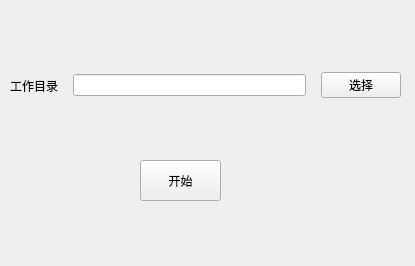
<?xml version="1.0" encoding="UTF-8"?>
<ui version="4.0">
 <class>MainWindow</class>
 <widget class="QMainWindow" name="MainWindow">
  <property name="geometry">
   <rect>
    <x>0</x>
    <y>0</y>
    <width>415</width>
    <height>266</height>
   </rect>
  </property>
  <property name="windowTitle">
   <string>pyuic</string>
  </property>
  <widget class="QWidget" name="centralwidget">
   <widget class="QWidget" name="horizontalLayoutWidget">
    <property name="geometry">
     <rect>
      <x>10</x>
      <y>60</y>
      <width>391</width>
      <height>51</height>
     </rect>
    </property>
    <layout class="QHBoxLayout" name="horizontalLayout">
     <property name="spacing">
      <number>15</number>
     </property>
     <item>
      <widget class="QLabel" name="label">
       <property name="text">
        <string>工作目录</string>
       </property>
      </widget>
     </item>
     <item>
      <widget class="QLineEdit" name="work_dir">
       <property name="echoMode">
        <enum>QLineEdit::Normal</enum>
       </property>
       <property name="readOnly">
        <bool>false</bool>
       </property>
      </widget>
     </item>
     <item>
      <widget class="QPushButton" name="select_file">
       <property name="enabled">
        <bool>true</bool>
       </property>
       <property name="sizePolicy">
        <sizepolicy hsizetype="Minimum" vsizetype="Fixed">
         <horstretch>0</horstretch>
         <verstretch>0</verstretch>
        </sizepolicy>
       </property>
       <property name="text">
        <string>选择</string>
       </property>
      </widget>
     </item>
    </layout>
   </widget>
   <widget class="QPushButton" name="start">
    <property name="geometry">
     <rect>
      <x>140</x>
      <y>160</y>
      <width>81</width>
      <height>41</height>
     </rect>
    </property>
    <property name="text">
     <string>开始</string>
    </property>
   </widget>
  </widget>
 </widget>
 <resources/>
 <connections/>
</ui>
